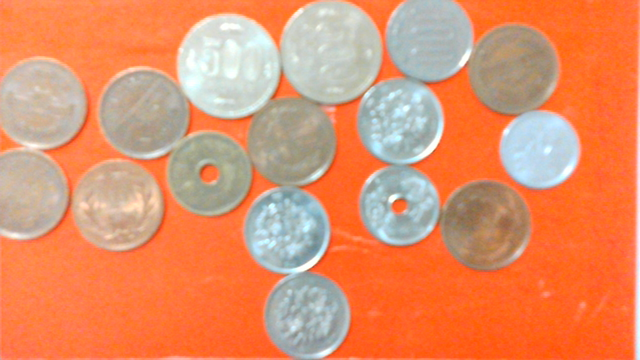
#> input picture images/coin.png, 640 x 360 px, given in place of the camera
$ jupyter execute --allow-errors coin_detection_from_camera.ipynb   (shell and % lines are left out)
#> lines starting #> are read from the running program, lines starting #| are printed output that depends on the picture; after the words box and inside, x2 and y2 are one past the last pixel; in counts of white or black regions, pixels touching at a corner belong together
#> further down, frame is the input picture: shape (360, 640, 3); mean B, G, R 105.6, 144.3, 224.3
[cell 1]
def extract_coin(img):
    bgrLower = np.array([0, 0, 250])    # 抽出する色の下限(BGR)
    bgrUpper = np.array([180, 180, 255])    # 抽出する色の上限(BGR)
    img_mask = cv2.inRange(img, bgrLower, bgrUpper) # BGRからマスクを作成
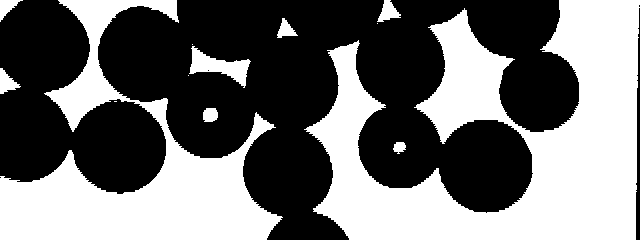
#> img_mask: shape (240, 640); 44.3% white; 13 white regions (4 under 20 px), largest, box (x1, y1, x2, y2) and area: (304, 0, 640, 240) 42053, (0, 0, 283, 240) 23573, (189, 46, 251, 88) 1044
    bin_img = cv2.bitwise_not(img_mask)
    cv2.cvtColor(bin_img, cv2.COLOR_BGR2RGB)
    return bin_img

[cell 2]
#5円,50円の穴埋め
def fill_circle(bin_img):
    hole_list = []
    circles = cv2.HoughCircles(bin_img, cv2.HOUGH_GRADIENT, 1, 10, param1=8, param2=8, minRadius=0, maxRadius=10)
#> circles = [[398.5, 146.5, 5.9], [208.5, 113.5, 8]]
    try:
        if (circles!=None).any():
            circles = np.uint16(np.around(circles))
#> circles = [[398, 146, 6], [208, 114, 8]]
            for i in circles[0,:]:
                cv2.circle(bin_img,(i[0],i[1]),i[2]*2,255,-1)
                hole_list.append([i[0],i[1]])
#> this loop made 2 passes
#> after the loop, hole_list = [[398, 146], [208, 114]]
    except:
        pass

    return hole_list

[cell 3]
def calc_hole_coins(centroids, hole_list):
    hole_coins = []

    for i in range(len(hole_list)):
        index = 0
        min_d = 10000
        for j in range(len(centroids)-1):
            center = centroids[j+1]
            d = np.sqrt(pow((hole_list[i][0] - center[0]),2) + pow((hole_list[i][1] - center[1]),2))
            if min_d > d:
                min_d = d
                index = j+1
        hole_coins.append(index)

    return hole_coins

[cell 4]
#ピクセル量閾値 5200以下:1円玉  8000以上:500円玉
#coin 100 と 10: blue > 150 で 100

def coin_classification(counts, centroids, markers, img, hole_coins):

    one_coin_th = 5200
    five_hundred_coin_th = 8000
    blue_th = 150

    coins = []

    for i in range(len(counts)-2):
        center = centroids[i+1]
        count = counts[i+2]
        text = ""

        blue_avg = np.average(img[markers == i+2], axis = 0)[0]

        if hole_coins.count(i+1) > 0:
            if blue_avg > blue_th:
                text = "50"
                coins.append(50)
            else:
                text = "5"
                coins.append(5)

        elif count < one_coin_th:
            text = "1"
            coins.append(1)
        elif count > five_hundred_coin_th:
            text = "500"
            coins.append(500)
        else:
            if blue_avg > blue_th:
                text = "100"
                coins.append(100)
            else:
                text = "10"
                coins.append(10)
        size = 0.5
        cv2.putText(img, text, (int(center[0]), int(center[1])), cv2.FONT_HERSHEY_SIMPLEX, size, (0, 0, 0), thickness=2)
    return coins

#> (a cell that did not finish here is left out)

[cell 6]
def main(img):
    bin_img = extract_coin(img)
    hole_list = fill_circle(bin_img)
#> hole_list = [[398, 146], [208, 114]]
    kernel = np.ones((3,3),np.uint8)
    opening = cv2.morphologyEx(bin_img,cv2.MORPH_OPEN,kernel,iterations = 2)
#> opening: shape (240, 640); 55.7% white; 8 black regions (1 under 20 px), largest, box (x1, y1, x2, y2) and area: (304, 0, 640, 240) 42259, (0, 0, 283, 240) 23644, (189, 44, 251, 88) 1057
    sure_bg = cv2.dilate(opening,kernel,iterations=2)
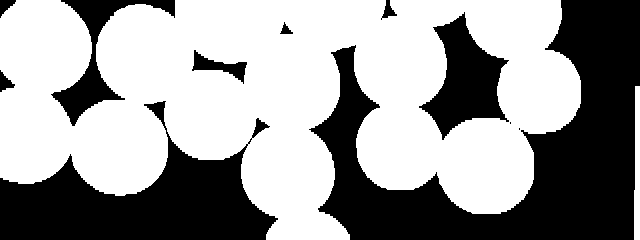
#> sure_bg: shape (240, 640); 60.6% white; 11 black regions (2 under 20 px), largest, box (x1, y1, x2, y2) and area: (309, 0, 640, 240) 33118, (0, 101, 278, 240) 17427, (419, 12, 509, 140) 5421
    dist_transform = cv2.distanceTransform(opening,cv2.DIST_L2,5)
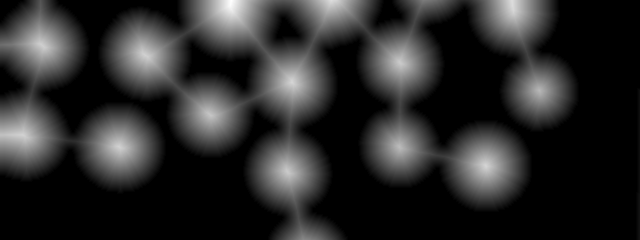
#> dist_transform: shape (240, 640) float32; min 0, max 54.53, mean 9; drawn with min black and max white
    ret, sure_fg = cv2.threshold(dist_transform,0.5*dist_transform.max(),255,0)
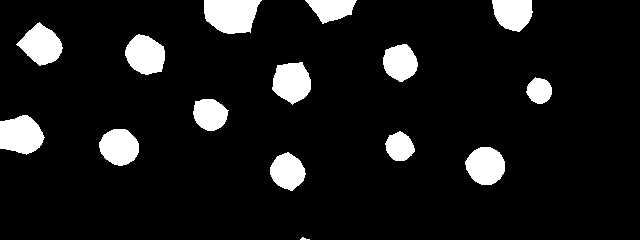
#> sure_fg: shape (240, 640) float32; 9.6% white; 15 white regions (1 under 20 px), largest, box (x1, y1, x2, y2) and area: (204, 0, 262, 34) 1555, (0, 115, 45, 155) 1345, (272, 62, 311, 105) 1226
#> ret = 27.26
    sure_fg = np.uint8(sure_fg)
    unknown = cv2.subtract(sure_bg,sure_fg)
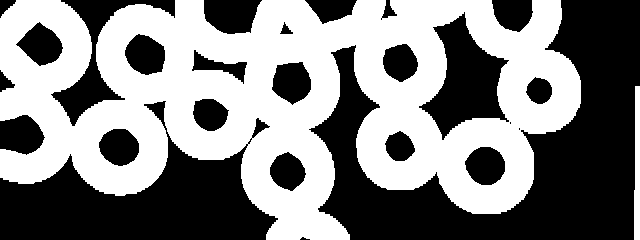
#> unknown: shape (240, 640); 51% white; 26 black regions (3 under 20 px), largest, box (x1, y1, x2, y2) and area: (309, 0, 640, 240) 33118, (0, 101, 278, 240) 17427, (419, 12, 509, 140) 5421
    ret, markers, stats, centroids  = cv2.connectedComponentsWithStats(sure_fg)
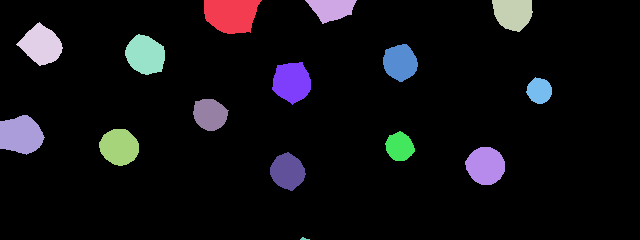
#> markers: shape (240, 640) int32; 16 distinct labels, from 0 to 15; one colour per label, 0 black
#> ret = 16; stats = 16 rows, first 6: [0, 0, 640, 240, 138927], [204, 0, 58, 34, 1555], [305, 0, 52, 24, 792], [492, 0, 41, 32, 1022], [16, 22, 47, 44, 1223], [125, 34, 40, 41, 1217]; centroids = 16 rows, first 8: [325.5, 122.9], [230.8, 14.43], [331.3, 8.58], [512.6, 13.03], [40.92, 44.63], [145, 54.55], [399.8, 62.07], [291.5, 81.73]
    markers = markers+1
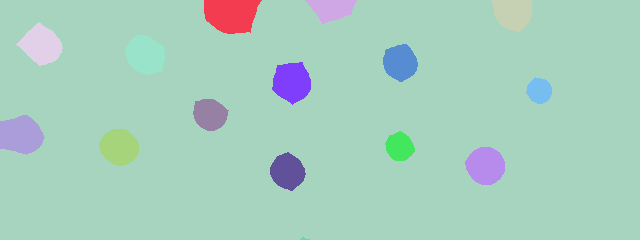
#> markers: shape (240, 640) int32; 16 distinct labels, from 1 to 16; one colour per label, 0 black
    markers[unknown==255] = 0
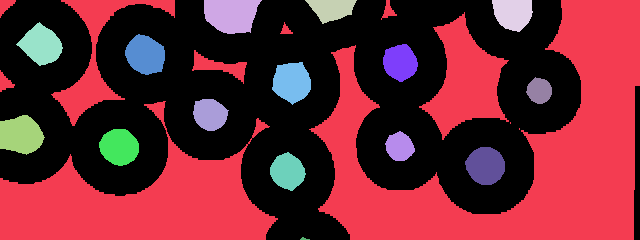
#> markers: shape (240, 640) int32; 17 distinct labels, from 0 to 16; one colour per label, 0 black
    markers = cv2.watershed(img,markers)
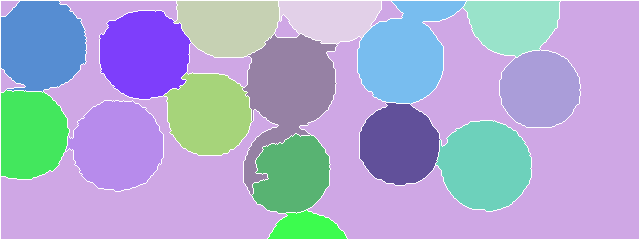
#> markers: shape (240, 640) int32; 17 distinct labels, from -1 to 16; one colour per label, 0 black, -1 white
    label, counts = np.unique(markers,return_counts=True)
#> label = 17 values from -1 to 16; counts = 17 values, max 69500 at index 1, min 1535 at index 16, mean 9035.3
    if (len(counts) - len(centroids) > 1):
        return False
    hole_coins = calc_hole_coins(centroids, hole_list)
#> the loop in calc_hole_coins, `for i in range(len(hole_list)):` made 2 passes
#> after the loop in calc_hole_coins, `for i in range(len(hole_list)):`: hole_coins = [12, 9]
#> hole_coins = [12, 9]
    coins = coin_classification(counts, centroids, markers, img, hole_coins)
#> the loop in coin_classification, `for i in range(len(counts)-2):` made 15 passes
#> (center, count, text, blue_avg) on passes 1 to 12: ([230.8, 14.43], 4724, '1', 221.6), ([331.3, 8.58], 3290, '1', 187.1), ([512.6, 13.03], 4082, '1', 121.3), ([40.92, 44.63], 6349, '100', 171.3), ([145, 54.55], 6329, '100', 153.5), ([399.8, 62.07], 6999, '100', 197.5), ([291.5, 81.73], 7733, '10', 142.3), ([538.9, 90.32], 4903, '1', 230.6), ([209.6, 114], 5507, '5', 139.1), ([20.43, 134.7], 5102, '1', 161.8), ([118.9, 146.6], 6467, '100', 150.6), ([399.3, 146.3], 5097, '50', 185.5)
#> after the loop in coin_classification, `for i in range(len(counts)-2):`:
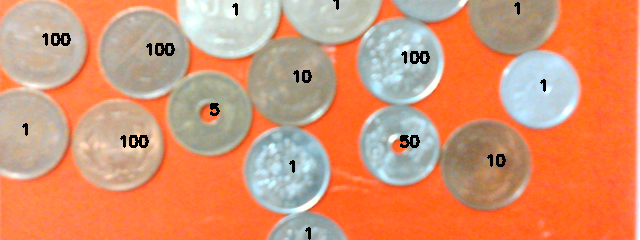
#> img: shape (240, 640, 3); mean B, G, R 112.2, 146.7, 215.3
#> after the loop in coin_classification, `for i in range(len(counts)-2):`: coins = [1, 1, 1, 100, 100, 100, 10, 1, 5, 1, 100, 50, 10, 1, 1]
    calc_total_amount(coins, img)
    img[markers == -1] = [255,0,0]

[cell 7]
import cv2
import numpy as np
from matplotlib import pyplot as plt
import copy

device_id = 1
image_name = "./upload/result.png"
cap = cv2.VideoCapture(device_id)

#> (the rest of this cell did not finish here and is left out)
